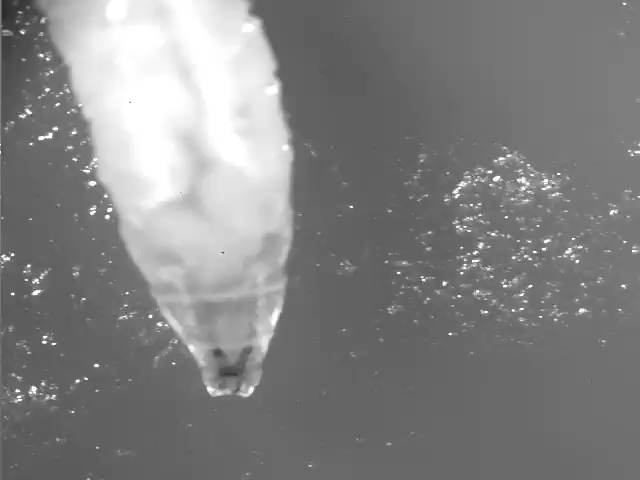
%> input picture Figures/LarvalDOs_highRes 001.tif, 640 x 480 px
$ octave Filtering_noise.m   (GNU Octave 9; MATLAB toolbox functions it lacks are replaced by stand-ins)
%> lines starting %> are read from the running program, lines starting %| are printed output that depends on the picture
clear;
clc;
I = imread('LarvalDOs_highRes 001.tif');
%> I is the input picture: size 480x640x3 uint8; min 43, max 255, mean 130.3
I_gray=rgb2gray(I);

Average=fspecial('average');
Disk=fspecial('disk');
Gaussian=fspecial('gaussian',[9,9], 0.75)
Laplacian=fspecial('laplacian');
Laplacian_of_Gaussian=fspecial('log');
Prewitt=fspecial('prewitt');
Sobel=fspecial('sobel');

Average_Image=imfilter(I_gray, Average);
Disk_Image=imfilter(I_gray, Disk);
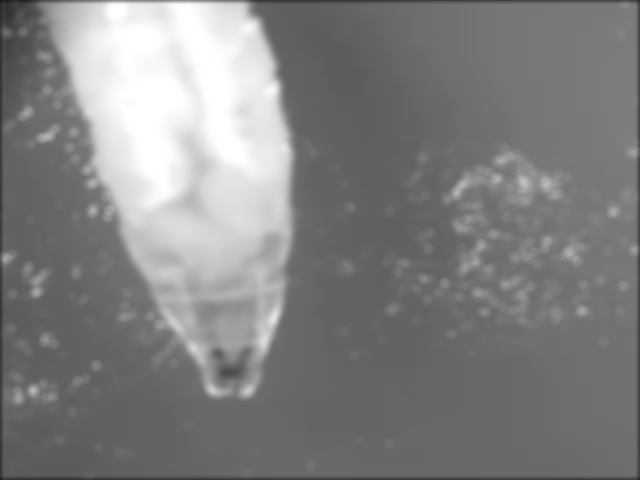
%> Disk_Image: size 480x640 uint8; min 23, max 255, mean 129.4
Gaussian_Image=imfilter(I_gray, Gaussian);
Laplacian_Image=imfilter(I_gray, Laplacian);
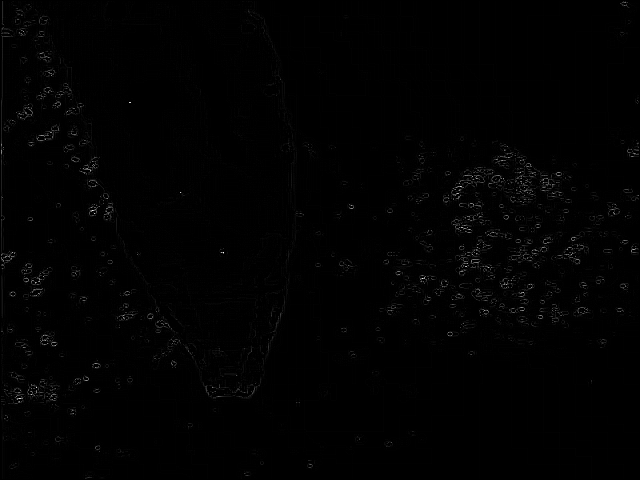
%> Laplacian_Image: size 480x640 uint8; min 0, max 254, mean 1.7
LOG_Image=imfilter(I_gray, Laplacian_of_Gaussian);
Prewitt_Image=imfilter(I_gray, Prewitt);
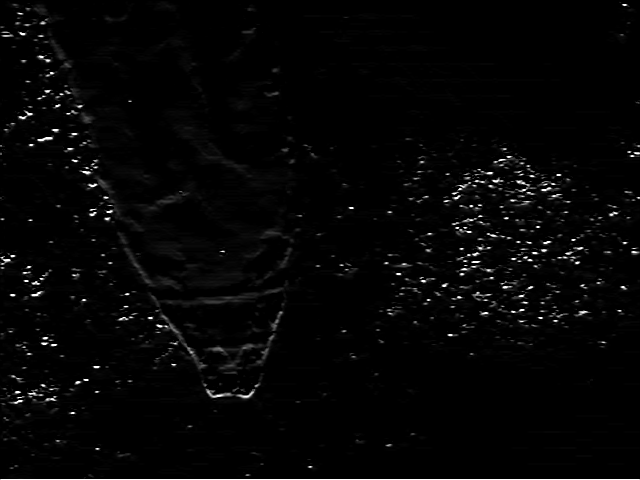
%> Prewitt_Image: size 480x640 uint8; min 0, max 255, mean 4.9
Sobel_Image=imfilter(I_gray, Sobel);

subplot(2,4,1), imshow(I), title('Original');
subplot(2,4,2), imshow(Disk_Image), title('Disk');
subplot(2,4,3), imshow(Gaussian_Image), title('Gaussian');
subplot(2,4,4), imshow(Laplacian_Image), title('Laplacian');
subplot(2,4,5), imshow(LOG_Image), title('Laplacian of Gaussian');
subplot(2,4,6), imshow(Average_Image), title('Average');
subplot(2,4,7), imshow(Prewitt_Image), title('Prewitt');
subplot(2,4,8), imshow(Sobel_Image), title('Sobel');
